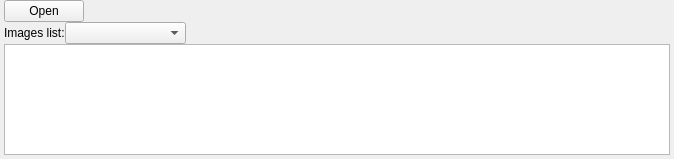
            <widget class="QWidget" name="page_2">
             <property name="geometry">
              <rect>
               <x>0</x>
               <y>0</y>
               <width>674</width>
               <height>159</height>
              </rect>
             </property>
             <attribute name="label">
              <string>II. Images</string>
             </attribute>
             <layout class="QGridLayout" name="gridLayout_3" rowstretch="0,0,0,0">
              <property name="leftMargin">
               <number>4</number>
              </property>
              <property name="topMargin">
               <number>0</number>
              </property>
              <property name="rightMargin">
               <number>4</number>
              </property>
              <property name="bottomMargin">
               <number>4</number>
              </property>
              <property name="verticalSpacing">
               <number>0</number>
              </property>
              <item row="0" column="0">
               <layout class="QHBoxLayout" name="horizontalLayout_4" stretch="0,0">
                <property name="spacing">
                 <number>0</number>
                </property>
                <property name="topMargin">
                 <number>0</number>
                </property>
                <property name="rightMargin">
                 <number>0</number>
                </property>
                <property name="bottomMargin">
                 <number>0</number>
                </property>
                <item>
                 <widget class="QPushButton" name="pushButton">
                  <property name="sizePolicy">
                   <sizepolicy hsizetype="Fixed" vsizetype="Fixed">
                    <horstretch>0</horstretch>
                    <verstretch>0</verstretch>
                   </sizepolicy>
                  </property>
                  <property name="text">
                   <string>Open</string>
                  </property>
                 </widget>
                </item>
                <item>
                 <spacer name="horizontalSpacer_2">
                  <property name="orientation">
                   <enum>Qt::Horizontal</enum>
                  </property>
                  <property name="sizeHint" stdset="0">
                   <size>
                    <width>40</width>
                    <height>20</height>
                   </size>
                  </property>
                 </spacer>
                </item>
               </layout>
              </item>
              <item row="3" column="0">
               <layout class="QVBoxLayout" name="verticalLayout_6">
                <item>
                 <widget class="QListView" name="listView_2">
                  <property name="sizePolicy">
                   <sizepolicy hsizetype="Preferred" vsizetype="Expanding">
                    <horstretch>0</horstretch>
                    <verstretch>0</verstretch>
                   </sizepolicy>
                  </property>
                 </widget>
                </item>
               </layout>
              </item>
              <item row="1" column="0">
               <layout class="QHBoxLayout" name="horizontalLayout_11" stretch="0,1,4">
                <property name="leftMargin">
                 <number>0</number>
                </property>
                <property name="topMargin">
                 <number>0</number>
                </property>
                <item>
                 <widget class="QLabel" name="label_4">
                  <property name="text">
                   <string>Images list:</string>
                  </property>
                 </widget>
                </item>
                <item>
                 <widget class="QComboBox" name="combo_sortby">
                  <property name="sizePolicy">
                   <sizepolicy hsizetype="Expanding" vsizetype="Fixed">
                    <horstretch>0</horstretch>
                    <verstretch>0</verstretch>
                   </sizepolicy>
                  </property>
                 </widget>
                </item>
                <item>
                 <spacer name="horizontalSpacer">
                  <property name="orientation">
                   <enum>Qt::Horizontal</enum>
                  </property>
                  <property name="sizeHint" stdset="0">
                   <size>
                    <width>40</width>
                    <height>20</height>
                   </size>
                  </property>
                 </spacer>
                </item>
               </layout>
              </item>
             </layout>
            </widget>
